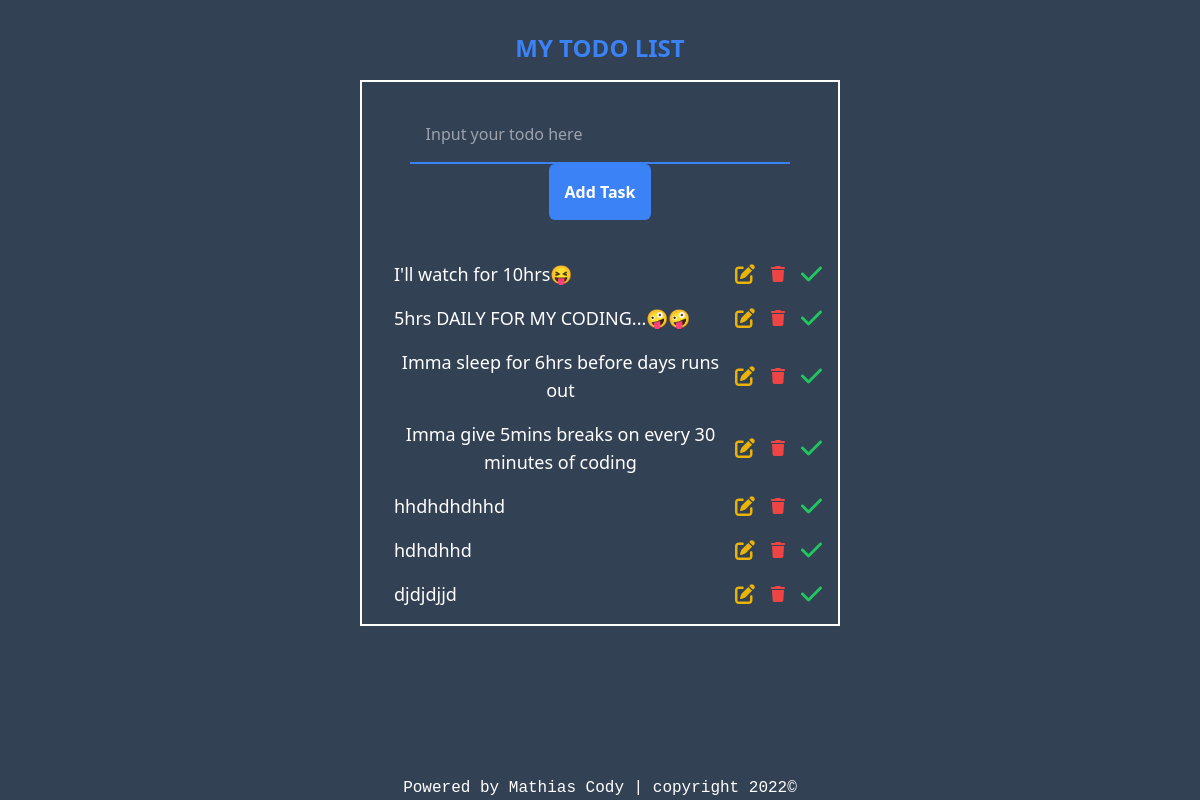
The page / on the database its author committed.
### crudApp/models.py (models this page shows, shortened)
class Todo(models.Model):
    task = models.CharField(max_length=250, blank=False, null=True)
    is_complete = models.BooleanField(default=False)

### crudApp/views.py (the view)
# urls.py: path("", views.todoView, name="home"),
def todoView(request):
    todos = Todo.objects.all()
    form = TodoForm()
    if request.method == "POST":
        form = TodoForm(request.POST)
        if form.is_valid():
            form.save()
            return redirect("/")
    context = {"todos": todos, "form": form}
    return render(request, "task.html", context)

### crudApp/forms.py
class TodoForm(forms.ModelForm):
    task = forms.CharField(
        max_length=250,
        widget=forms.TextInput(
            attrs={"id": "todofield", "placeholder": "Input your todo here"}
        ),
    )
    class Meta:
        model = Todo
        fields = ["task"]

### templates/crudApp/task.html (shortened to what this page needs)
{% load static %}
<!DOCTYPE html>
<html lang="en">
  <head>
    <script src="https://cdn.tailwindcss.com"></script>
    <link rel="stylesheet" href="{% static 'css/style.css' %}" />
    <link
      href="{% static 'fontawesomefree/css/all.min.css' %}"
      rel="stylesheet"
      type="text/css"
    />
  </head>
  <body class="bg-slate-700 pt-4 w-full text-center h-screen">
    <h1 class="text-blue-500 text-center text-2xl font-bold py-4">
      MY TODO LIST
    </h1>
    <div class="todo_container w-2/5 border-2 border-white mx-auto">
      <div
        class="todoInputContainer py-2 flex justify-between items-center w-full"
      >
        <div class="inputBox w-full py-4">
          <form method="POST">
            {% csrf_token %} {{form.task}}
            <button
              type="submit"
              class="bg-blue-500 p-4 rounded-md text-white text-center cursor-pointer hover:bg-green-700 font-bold"
            >
              Add Task
            </button>
          </form>
        </div>
      </div>
      <div class="todo_list py-2 w-full text-center">
        {% if todos %} {% for todo in todos %}
        <div class="flex items-center justify-between py-2">
          {% if todo.is_complete %}
          <p class="text-lg text-gray-500 pl-8 line-through">{{ todo.task}}</p>
          {% else %}
          <p class="text-lg text-white pl-8">{{ todo.task}}</p>
          {% endif %}
          <div class="todo_option flex justify-between iteem-center pr-4">
            {% if todo.is_complete %}
            <a
              class="text-md underline text-gray-500 px-2 cursor-none"
              href="{% url 'edit_todo' todo.id %}"
            >
              <i class="fa-solid fa-pen-to-square fa-lg"></i>
            </a>
            {% else %}
            <a
              class="text-md underline text-yellow-500 px-2 cursor-pointer"
              href="{% url 'edit_todo' todo.id %}"
            >
              <i class="fa-solid fa-pen-to-square fa-lg"></i>
            </a>
            {% endif%}
            <a
              class="text-md underline text-red-500 cursor-pointer px-2"
              href="{% url 'delete_todo' todo.id %}"
            >
              <i class="fa-solid fa-trash"></i>
            </a>
            {% if todo.is_complete %}
            <a
              class="text-md underline text-gray-500 pl-2 cursor-none"
              href="{% url 'is_complete' todo.id %}"
            >
              <i class="fa-solid fa-check-double fa-xl"></i>
            </a>
            {% else %}
            <a
              class="text-md underline text-green-500 pl-2"
              alt="Mark Complete"
              href="{% url 'is_complete' todo.id %}"
            >
              <i class="fa-solid fa-check fa-xl"></i>
            </a>
            {% endif%}
          </div>
        </div>
        {% endfor %} {% endif%}
      </div>
    </div>
    <div class="footer_container bottom-0 absolute left-0 right-0">
      {% block content%} {% include 'includes/footer.html' %} {% endblock %}
    </div>
  </body>
</html>

### templates/crudApp/includes/footer.html
<div class="footer mx-auto text-center font-mono">
  <p class="text-white">Powered by Mathias Cody | copyright 2022&#169;</p>
</div>

### static/css/style.css (style rules this page uses)
#todofield { color: white; padding: 1rem; width: 80%; background-color: transparent; border-bottom-width: 2px; border-color: rgb(59 130 246); }

### rows shown on the page
Todo: task "I'll watch for 10hrs😝", is_complete False (drawn)
Todo: task "5hrs DAILY FOR MY CODING...🤪🤪", is_complete False (drawn)
Todo: task "Imma sleep for 6hrs before days runs out", is_complete False (drawn)
Todo: task "Imma give 5mins breaks on every 30 minutes of coding", is_complete False (drawn)
Todo: task "hhdhdhdhhd", is_complete False (drawn)
Todo: task "hdhdhhd", is_complete False (drawn)
Todo: task "djdjdjjd", is_complete False (drawn)
